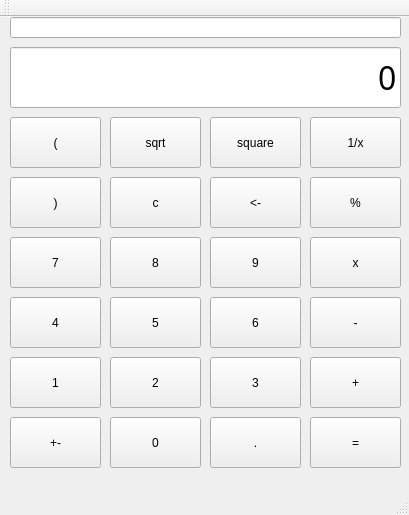
<?xml version="1.0" encoding="UTF-8"?>
<ui version="4.0">
 <class>CalculatorClass</class>
 <widget class="QMainWindow" name="CalculatorClass">
  <property name="geometry">
   <rect>
    <x>0</x>
    <y>0</y>
    <width>409</width>
    <height>515</height>
   </rect>
  </property>
  <property name="windowTitle">
   <string>Calculator</string>
  </property>
  <widget class="QWidget" name="centralWidget">
   <widget class="QLineEdit" name="inputLine">
    <property name="geometry">
     <rect>
      <x>10</x>
      <y>30</y>
      <width>391</width>
      <height>61</height>
     </rect>
    </property>
    <property name="font">
     <font>
      <family>Agency FB</family>
      <pointsize>24</pointsize>
     </font>
    </property>
    <property name="layoutDirection">
     <enum>Qt::LeftToRight</enum>
    </property>
    <property name="text">
     <string>0</string>
    </property>
    <property name="alignment">
     <set>Qt::AlignRight|Qt::AlignTrailing|Qt::AlignVCenter</set>
    </property>
   </widget>
   <widget class="QPushButton" name="RigButton">
    <property name="geometry">
     <rect>
      <x>10</x>
      <y>160</y>
      <width>91</width>
      <height>51</height>
     </rect>
    </property>
    <property name="text">
     <string>)</string>
    </property>
   </widget>
   <widget class="QPushButton" name="FiveButton">
    <property name="geometry">
     <rect>
      <x>110</x>
      <y>280</y>
      <width>91</width>
      <height>51</height>
     </rect>
    </property>
    <property name="text">
     <string>5</string>
    </property>
   </widget>
   <widget class="QPushButton" name="RecButton">
    <property name="geometry">
     <rect>
      <x>310</x>
      <y>100</y>
      <width>91</width>
      <height>51</height>
     </rect>
    </property>
    <property name="text">
     <string>1/x</string>
    </property>
   </widget>
   <widget class="QPushButton" name="DivButton">
    <property name="geometry">
     <rect>
      <x>310</x>
      <y>160</y>
      <width>91</width>
      <height>51</height>
     </rect>
    </property>
    <property name="text">
     <string>%</string>
    </property>
   </widget>
   <widget class="QPushButton" name="AddButton">
    <property name="geometry">
     <rect>
      <x>310</x>
      <y>340</y>
      <width>91</width>
      <height>51</height>
     </rect>
    </property>
    <property name="text">
     <string>+</string>
    </property>
   </widget>
   <widget class="QPushButton" name="SqrtButton">
    <property name="geometry">
     <rect>
      <x>110</x>
      <y>100</y>
      <width>91</width>
      <height>51</height>
     </rect>
    </property>
    <property name="text">
     <string>sqrt</string>
    </property>
   </widget>
   <widget class="QPushButton" name="TwoButton">
    <property name="geometry">
     <rect>
      <x>110</x>
      <y>340</y>
      <width>91</width>
      <height>51</height>
     </rect>
    </property>
    <property name="text">
     <string>2</string>
    </property>
   </widget>
   <widget class="QPushButton" name="MulButton">
    <property name="geometry">
     <rect>
      <x>310</x>
      <y>220</y>
      <width>91</width>
      <height>51</height>
     </rect>
    </property>
    <property name="text">
     <string>x</string>
    </property>
   </widget>
   <widget class="QLineEdit" name="expression">
    <property name="geometry">
     <rect>
      <x>10</x>
      <y>0</y>
      <width>391</width>
      <height>21</height>
     </rect>
    </property>
    <property name="layoutDirection">
     <enum>Qt::LeftToRight</enum>
    </property>
    <property name="alignment">
     <set>Qt::AlignRight|Qt::AlignTrailing|Qt::AlignVCenter</set>
    </property>
    <property name="cursorMoveStyle">
     <enum>Qt::LogicalMoveStyle</enum>
    </property>
   </widget>
   <widget class="QPushButton" name="LefButton">
    <property name="geometry">
     <rect>
      <x>10</x>
      <y>100</y>
      <width>91</width>
      <height>51</height>
     </rect>
    </property>
    <property name="text">
     <string>(</string>
    </property>
   </widget>
   <widget class="QPushButton" name="SevenButton">
    <property name="geometry">
     <rect>
      <x>10</x>
      <y>220</y>
      <width>91</width>
      <height>51</height>
     </rect>
    </property>
    <property name="text">
     <string>7</string>
    </property>
   </widget>
   <widget class="QPushButton" name="SubButton">
    <property name="geometry">
     <rect>
      <x>310</x>
      <y>280</y>
      <width>91</width>
      <height>51</height>
     </rect>
    </property>
    <property name="text">
     <string>-</string>
    </property>
   </widget>
   <widget class="QPushButton" name="FourButton">
    <property name="geometry">
     <rect>
      <x>10</x>
      <y>280</y>
      <width>91</width>
      <height>51</height>
     </rect>
    </property>
    <property name="text">
     <string>4</string>
    </property>
   </widget>
   <widget class="QPushButton" name="SixButton">
    <property name="geometry">
     <rect>
      <x>210</x>
      <y>280</y>
      <width>91</width>
      <height>51</height>
     </rect>
    </property>
    <property name="text">
     <string>6</string>
    </property>
   </widget>
   <widget class="QPushButton" name="ZeroButton">
    <property name="geometry">
     <rect>
      <x>110</x>
      <y>400</y>
      <width>91</width>
      <height>51</height>
     </rect>
    </property>
    <property name="text">
     <string>0</string>
    </property>
   </widget>
   <widget class="QPushButton" name="BotButton">
    <property name="geometry">
     <rect>
      <x>10</x>
      <y>400</y>
      <width>91</width>
      <height>51</height>
     </rect>
    </property>
    <property name="text">
     <string>+-</string>
    </property>
   </widget>
   <widget class="QPushButton" name="NineButton">
    <property name="geometry">
     <rect>
      <x>210</x>
      <y>220</y>
      <width>91</width>
      <height>51</height>
     </rect>
    </property>
    <property name="text">
     <string>9</string>
    </property>
   </widget>
   <widget class="QPushButton" name="EqlButton">
    <property name="geometry">
     <rect>
      <x>310</x>
      <y>400</y>
      <width>91</width>
      <height>51</height>
     </rect>
    </property>
    <property name="text">
     <string>=</string>
    </property>
   </widget>
   <widget class="QPushButton" name="DecButton">
    <property name="geometry">
     <rect>
      <x>210</x>
      <y>400</y>
      <width>91</width>
      <height>51</height>
     </rect>
    </property>
    <property name="text">
     <string>.</string>
    </property>
   </widget>
   <widget class="QPushButton" name="ThreeButton">
    <property name="geometry">
     <rect>
      <x>210</x>
      <y>340</y>
      <width>91</width>
      <height>51</height>
     </rect>
    </property>
    <property name="text">
     <string>3</string>
    </property>
   </widget>
   <widget class="QPushButton" name="CEButton">
    <property name="geometry">
     <rect>
      <x>210</x>
      <y>160</y>
      <width>91</width>
      <height>51</height>
     </rect>
    </property>
    <property name="text">
     <string>&lt;-</string>
    </property>
   </widget>
   <widget class="QPushButton" name="SquareButton">
    <property name="geometry">
     <rect>
      <x>210</x>
      <y>100</y>
      <width>91</width>
      <height>51</height>
     </rect>
    </property>
    <property name="text">
     <string>square</string>
    </property>
   </widget>
   <widget class="QPushButton" name="EightButton">
    <property name="geometry">
     <rect>
      <x>110</x>
      <y>220</y>
      <width>91</width>
      <height>51</height>
     </rect>
    </property>
    <property name="text">
     <string>8</string>
    </property>
   </widget>
   <widget class="QPushButton" name="ACButton">
    <property name="geometry">
     <rect>
      <x>110</x>
      <y>160</y>
      <width>91</width>
      <height>51</height>
     </rect>
    </property>
    <property name="text">
     <string>c</string>
    </property>
   </widget>
   <widget class="QPushButton" name="OneButton">
    <property name="geometry">
     <rect>
      <x>10</x>
      <y>340</y>
      <width>91</width>
      <height>51</height>
     </rect>
    </property>
    <property name="text">
     <string>1</string>
    </property>
   </widget>
  </widget>
  <widget class="QMenuBar" name="menuBar">
   <property name="geometry">
    <rect>
     <x>0</x>
     <y>0</y>
     <width>409</width>
     <height>26</height>
    </rect>
   </property>
  </widget>
  <widget class="QToolBar" name="mainToolBar">
   <attribute name="toolBarArea">
    <enum>TopToolBarArea</enum>
   </attribute>
   <attribute name="toolBarBreak">
    <bool>false</bool>
   </attribute>
  </widget>
  <widget class="QStatusBar" name="statusBar"/>
 </widget>
 <layoutdefault spacing="6" margin="11"/>
 <resources>
  <include location="Calculator.qrc"/>
 </resources>
 <connections/>
</ui>
